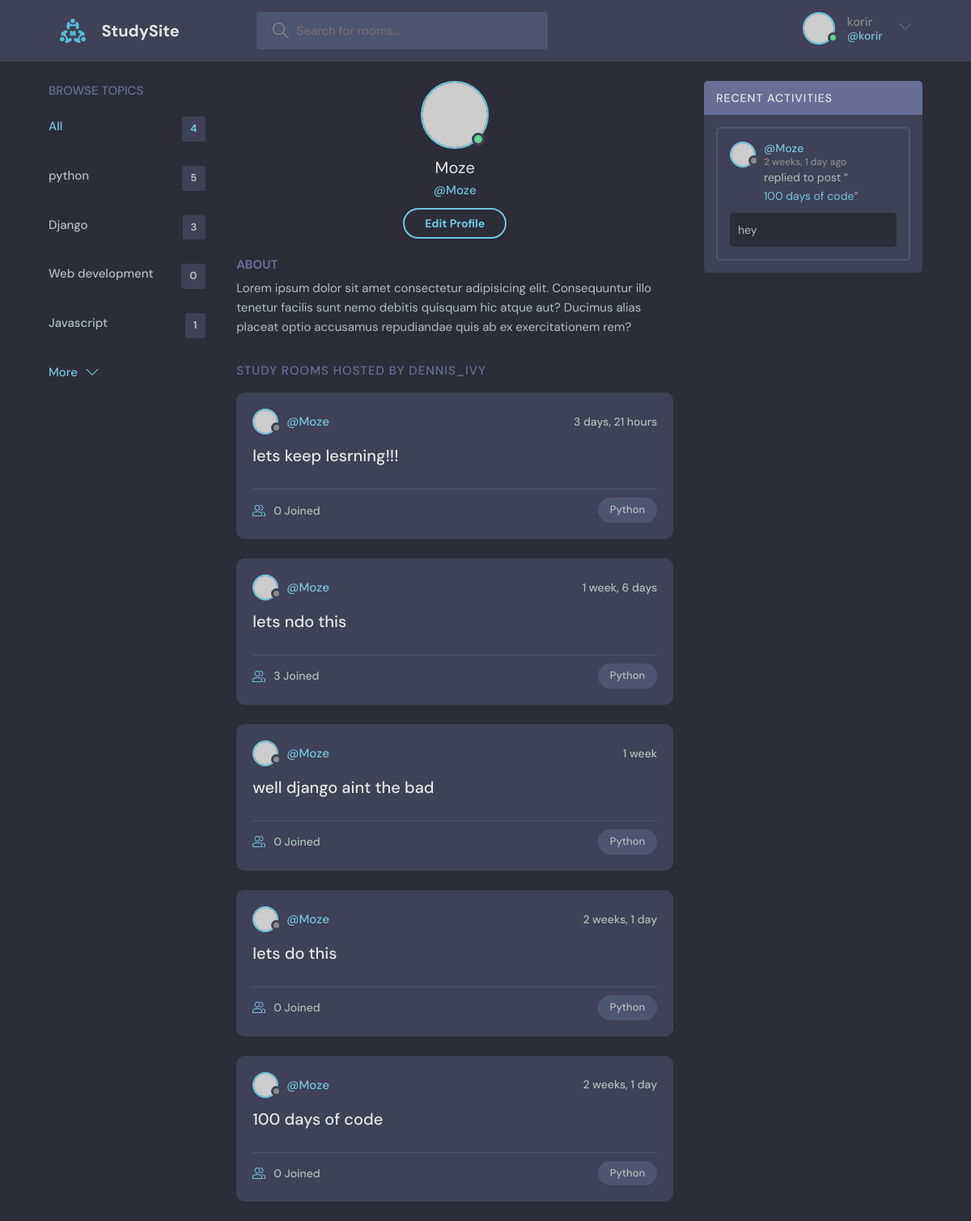
The page /profile/1/ (signed in) on the database its author committed.
### base/models.py (models this page shows, shortened)
class Topic(models.Model):
    name = models.CharField(max_length=200)

class Room(models.Model):
    host =models.ForeignKey(User,on_delete=models.CASCADE)
    topic =models.ForeignKey(Topic,on_delete=models.SET_NULL,null=True)
    name = models.CharField(max_length=200)
    description = models.TextField(null=True,blank=True)
    participants = models.ManyToManyField(User,related_name='participants',blank=True)
    updated = models.DateTimeField(auto_now=True)
    created = models.DateTimeField(auto_now_add=True)
    class Meta:
        ordering = ['-updated','-created']
    def __str__(self):
        return self.name

class Message(models.Model):
    user = models.ForeignKey(User,on_delete=models.CASCADE)
    room = models.ForeignKey(Room, on_delete=models.CASCADE)
    body = models.TextField()
    updated = models.DateTimeField(auto_now=True)
    created = models.DateTimeField(auto_now_add=True)
    class Meta:
        ordering = ['-updated','-created']

### base/views.py (the view)
# urls.py: path('profile/<str:pk>/',views.UserProfile,name="user-profile"),
def UserProfile(request,pk):
    user = User.objects.get(id=pk)
    rooms = user.room_set.all()
    room_messages = user.message_set.all()
    topics = Topic.objects.all()
    context = {'user':user,'rooms':rooms,'room_messages':room_messages,'topics':topics}
    return render(request,'base/profile.html',context)

### base/templates/base/profile.html
{% extends 'main.html' %}
{% block content %}
  <main class="profile-page layout layout--3">
    <div class="container">
      {% include 'base/topic_components.html' %}
      <div class="roomList">
        <div class="profile">
          <div class="profile__avatar">
            <div class="avatar avatar--large active">
              <img src="https://randomuser.me/api/portraits/men/11.jpg" />
            </div>
          </div>
          <div class="profile__info">
            <h3>{{user.username}}</h3>
            <p>@{{user.username}}</p>
            <a href="edit-user.html" class="btn btn--main btn--pill">Edit Profile</a>
          </div>
          <div class="profile__about">
            <h3>About</h3>
            <p>
              Lorem ipsum dolor sit amet consectetur adipisicing elit. Consequuntur illo tenetur
              facilis sunt nemo debitis quisquam hic atque aut? Ducimus alias placeat optio
              accusamus repudiandae quis ab ex exercitationem rem?
            </p>
          </div>
        </div>
        <div class="roomList__header">
          <div>
            <h2>Study Rooms Hosted by dennis_ivy</a>
            </h2>
          </div>
        </div>
        {% include 'base/feed_component.html' %}
      </div>
      {% include 'base/activity_component.html' %}
    </div>
  </main>
{% endblock %}

### templates/navbar.html (shortened to what this page needs)
{% load static %}
<header class="header header--loggedIn">
    <div class="container">
      <a href="{% url 'home' %}" class="header__logo">
        <img src="{% static 'images/logo.svg' %}" />
        <h1>StudySite</h1>
      </a>
      <form class="header__search" method="GET" action="{% url 'home'%}">
        <label>
          <input  name="q" placeholder="Search for rooms..." />
        </label>
      </form>
      <nav class="header__menu">
{% if user.is_authenticated %}
<div class="header__user">
    <a href="profile.html">
      <div class="avatar avatar--medium active">
        <img src="https://randomuser.me/api/portraits/men/37.jpg" />
      </div>
      <p>{{request.user.username}} <span>@{{request.user.username}}</span></p>
    </a>
    <button class="dropdown-button">
      <svg version="1.1" xmlns="http://www.w3.org/2000/svg" width="32" height="32" viewBox="0 0 32 32">
        <title>chevron-down</title>
        <path d="M16 21l-13-13h-3l16 16 16-16h-3l-13 13z"></path>
      </svg>
    </button>
  </div>
{% endif %}
</nav>
</div>
</header>

### base/templates/base/topic_components.html
<div class="topics">
    <div class="topics__header">
      <h2>Browse Topics</h2>
    </div>
    <ul class="topics__list">
      <li>
        <a href="{% url 'home' %}" class="active">All <span>{{topics.count}}</span></a>
      </li>
      {% for topic in topics %}
      <li>
        <a href="{% url 'home' %}?q={{topic.name}}">{{topic.name}} <span>{{topic.room_set.all.count}}</span></a>
      </li>
      {% endfor %}
    </ul>
    <a class="btn btn--link" href="topics.html">
      More
      <svg version="1.1" xmlns="http://www.w3.org/2000/svg" width="32" height="32" viewBox="0 0 32 32">
        <title>chevron-down</title>
        <path d="M16 21l-13-13h-3l16 16 16-16h-3l-13 13z"></path>
      </svg>
    </a>
  </div>

### base/templates/base/feed_component.html
{% for room in rooms%}
<div class="roomListRoom">
    <div class="roomListRoom__header">
      <a href="{% url 'user-profile' room.host.id %}" class="roomListRoom__author">
        <div class="avatar avatar--small">
          <img src="https://randomuser.me/api/portraits/women/11.jpg" />
        </div>
        <span>@{{room.host.username}}</span>
      </a>
      <div class="roomListRoom__actions">
        <span>{{room.created|timesince}}</span>
      </div>
    </div>
    <div class="roomListRoom__content">
      <a href="{%url 'room' room.id%}">{{room.name}}</a>
    </div>
    <div class="roomListRoom__meta">
      <a href="{%url 'room' room.id%}" class="roomListRoom__joined">
        <svg version="1.1" xmlns="http://www.w3.org/2000/svg" width="32" height="32" viewBox="0 0 32 32">
          <title>{{room.topic.name}}</title>
          <path
            d="M30.539 20.766c-2.69-1.547-5.75-2.427-8.92-2.662 0.649 0.291 1.303 0.575 1.918 0.928 0.715 0.412 1.288 1.005 1.71 1.694 1.507 0.419 2.956 1.003 4.298 1.774 0.281 0.162 0.456 0.487 0.456 0.85v4.65h-4v2h5c0.553 0 1-0.447 1-1v-5.65c0-1.077-0.56-2.067-1.461-2.584z"
          ></path>
          <path
            d="M22.539 20.766c-6.295-3.619-14.783-3.619-21.078 0-0.901 0.519-1.461 1.508-1.461 2.584v5.65c0 0.553 0.447 1 1 1h22c0.553 0 1-0.447 1-1v-5.651c0-1.075-0.56-2.064-1.461-2.583zM22 28h-20v-4.65c0-0.362 0.175-0.688 0.457-0.85 5.691-3.271 13.394-3.271 19.086 0 0.282 0.162 0.457 0.487 0.457 0.849v4.651z"
          ></path>
          <path
            d="M19.502 4.047c0.166-0.017 0.33-0.047 0.498-0.047 2.757 0 5 2.243 5 5s-2.243 5-5 5c-0.168 0-0.332-0.030-0.498-0.047-0.424 0.641-0.944 1.204-1.513 1.716 0.651 0.201 1.323 0.331 2.011 0.331 3.859 0 7-3.141 7-7s-3.141-7-7-7c-0.688 0-1.36 0.131-2.011 0.331 0.57 0.512 1.089 1.075 1.513 1.716z"
          ></path>
          <path
            d="M12 16c3.859 0 7-3.141 7-7s-3.141-7-7-7c-3.859 0-7 3.141-7 7s3.141 7 7 7zM12 4c2.757 0 5 2.243 5 5s-2.243 5-5 5-5-2.243-5-5c0-2.757 2.243-5 5-5z"
          ></path>
        </svg>
        {{room.participants.all.count}} Joined
      </a>
      <p class="roomListRoom__topic">Python</p>
    </div>
  </div>
    {%endfor%}

### base/templates/base/activity_component.html (shortened to what this page needs)
<div class="activities">
    <div class="activities__header">
      <h2>Recent Activities</h2>
    </div>
    {% for message in room_messages %}
    <div class="activities__box">
      <div class="activities__boxHeader roomListRoom__header">
        <a href="{% url 'user-profile' message.user.id %}" class="roomListRoom__author">
          <div class="avatar avatar--small">
            <img src="https://randomuser.me/api/portraits/women/11.jpg" />
          </div>
          <p>
            @{{message.user}}
            <span>{{message.created|timesince}} ago</span>
          </p>
        </a>
      </div>
      <div class="activities__boxContent">
        <p>replied to post “<a href="{% url 'room' message.room.id %}">{{message.room}}</a>”</p>
        <div class="activities__boxRoomContent">
            {{message.body}}
        </div>
      </div>
    </div>
    {% endfor %}
  </div>

### rows shown on the page
Topic: name "python", room_set.all.count "5"
Topic: name "Django", room_set.all.count "3"
Topic: name "Web development", room_set.all.count "0"
Topic: name "Javascript", room_set.all.count "1"
Room: host.username "Moze", created "3 days, 21 hours", name "lets keep lesrning!!!", participants.all.count "0"
Room: host.username "Moze", created "1 week, 6 days", name "lets ndo this", participants.all.count "3"
Room: host.username "Moze", created "1 week", name "well django aint the bad", participants.all.count "0"
Room: host.username "Moze", created "2 weeks, 1 day", name "lets do this", participants.all.count "0"
Room: host.username "Moze", created "2 weeks, 1 day", name "100 days of code", participants.all.count "0"
Message: user "Moze", created "2 weeks, 1 day", room "100 days of code", body "hey"

### other values the page prints
{{ request.user.username }} "korir"
{{ topics.count }} "4"
{{ user.username }} "Moze"
